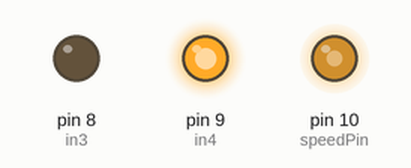
This sketch was run on a simulated Arduino Uno, built with avr-gcc and run on an emulated ATmega328P. On the bench: output pins drawn as LEDs (lit = HIGH).

Above: at 0.1 s.
Timing chart, 0 to 1.6 s (numbered marks = the images above):
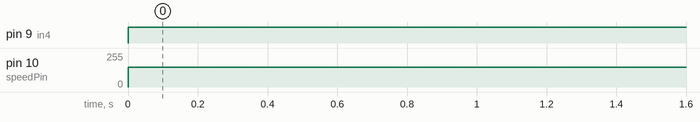

The sketch:

paper_dispense.ino
```cpp
// YouTube|Tech at Home

int in3 = 8;
int in4 = 9;
int speedPin = 10; // Assuming PWM pin for speed control

void setup() {
  pinMode(in3, OUTPUT);
  pinMode(in4, OUTPUT);
  pinMode(speedPin, OUTPUT);
}

void loop() {
  digitalWrite(in3, LOW);
  digitalWrite(in4, HIGH);

  // Set the speed using analogWrite. 0 is full stop, 255 is full speed.
  int speed = 150; // Adjust this value to set the speed (between 0 and 255)
  analogWrite(speedPin, speed);
}
```

Measured:
- by itself, pin 9 (in4): LOW → HIGH at 0.00 s
- by itself, pin 10 (speedPin): 0/255 → 150/255 at 0.00 s
